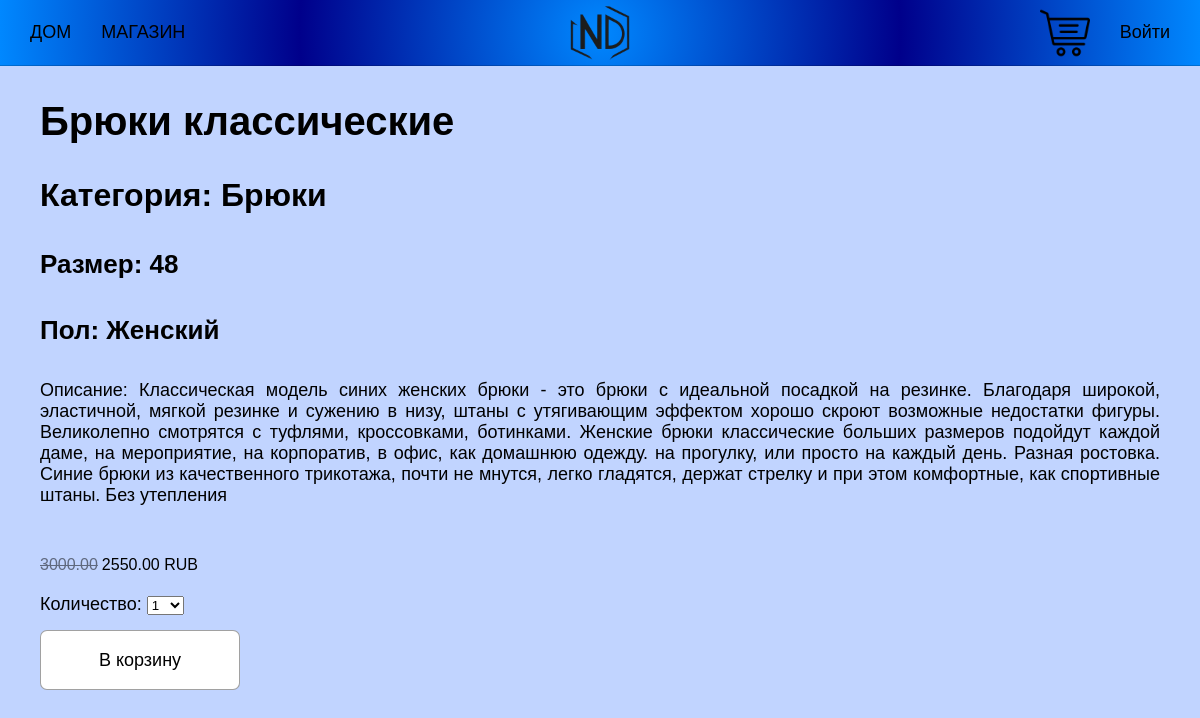
Page /shop/bryuki-klassicheskie/ on the committed database.
### main/models.py (models this page shows, shortened)
class Product(models.Model):
    category = models.ForeignKey(Category, related_name='products',
                                 on_delete=models.PROTECT)
    name = models.CharField(max_length=50)
    slug = models.SlugField(max_length=50)
    image = models.ImageField(upload_to='products/%Y/%m/%d', blank=True)
    description = models.TextField(blank=True)
    gender = models.CharField(max_length=10, choices=GENDER, default='Женский')
    size = models.IntegerField(max_length=10, default=30)
    price = models.DecimalField(max_digits=10, decimal_places=2)
    available = models.BooleanField(default=True)
    created = models.DateTimeField(auto_now_add=True)
    updated = models.DateTimeField(auto_now=True)
    discount = models.DecimalField(default=0.00, max_digits=5,
                                   decimal_places=2)
    class Meta:
        ordering = ['name']
        indexes = [models.Index(fields=['id', 'slug']),
                   models.Index(fields=['name']),
                   models.Index(fields=['-created'])]
    def sell_price(self):
        if self.discount:
            return round(self.price-self.price*self.discount/100, 2)
        return self.price

class Category(models.Model):
    name  = models.CharField(max_length=20, unique=True)
    slug = models.SlugField(max_length=20, unique=True)
    class Meta:
        ordering = ['name']
        indexes = [models.Index(fields=['name'])]
        verbose_name = 'Category'
        verbose_name_plural = 'Categories'
    def __str__(self):
        return self.name

### main/views.py (the view)
# urls.py: path('shop/<slug:slug>/', views.product_details, name='product_detail'),
def product_details(request, slug):
    product = get_object_or_404(Product, slug=slug, available=True)
    cart_product_form = CartAddProductForm
    return render(request, 'main/product/detail.html', {'product':product,
                                                        'cart_product_form': cart_product_form})

### cart/cart.py (called while the page is built)
    def __len__(self):
        return sum(item['quantity'] for item in self.cart.values())

### cart/context_processors.py (called while the page is built)
def cart(request):
    return {'cart': Cart(request)}

### main/templates/main/product/detail.html (shortened to what this page needs)
{% extends 'main/base.html' %}
{% load static %}
{% block content %}
<div class="detail-product">
    <div class="detail-description">
        <h2>{{ product.name }}</h2>
        <h3>Категория: {{ product.category }}</h3>
        <h4>Размер: {{ product.size }}</h4>
        <h4>Пол: {{ product.gender }}</h4>
        <p class="p-description">Описание: {{ product.description }}</p>
        {% if product.discount %}
            <div class="cart_discount">
                <p class="line">{{ product.price }}</p>
                <p>{{ product.sell_price }} RUB</p>
            </div>
        {% else %}
            <p class="price">{{ product.price }} RUB</p>
        {% endif %}
        <form action="{% url 'cart:cart_add' product.id %}" class="qform" method="post">
            <div class="cart-form">
                {{ cart_product_form }}
            </div>
            <input type="submit" class="add-to-cart-btn" value="В корзину">
        </form>
    </div>
</div>
{% endblock content %}

### main/static/css/base.css (style rules this page uses)
:root { --background-image: linear-gradient(180deg, rgba(247, 247, 247, 1) 0%, rgb(194, 194, 194) 100%); --border-black: 1px solid rgba(0, 0, 0, 0.37); --box-shadow: 0 0 20px rgb(0, 255, 255); --text-shadow: 0 0 10px rgb(0, 255, 255); --gradient-logo: radial-gradient(circle,rgba(0, 136, 255, 1) 0%, rgb(0, 0, 139) 50%, rgba(0, 136, 255, 1) 100%); --gradient-c: linear-gradient(180deg,rgba(40, 40, 176, 1) 0%, rgba(0, 136, 255, 1) 50%, rgba(40, 40, 176, 1) 100%); }
h2 { font-size: 40px; }
h3 { font-size: 32px; }
h4 { font-size: 26px; }
body { background-color: rgb(193, 212, 255); margin: 0; padding: 0; font-family:'Lucida Sans', 'Lucida Sans Regular', 'Lucida Grande', 'Lucida Sans Unicode', Geneva, Verdana, sans-serif; font-size: 18px; }
.cart_discount { font-size: 16px; display: flex; gap: 4px; margin: 35px 0 10px 0; max-width: 195px; }
.cart_discount p { padding: 0; margin: 0; }
.line { opacity: 0.5; text-decoration: line-through; }
.detail-product { display: flex; justify-content: flex-start; }
.detail-description { margin: 0 40px; text-align: justify; margin-bottom: 48px; }
.p-description { margin-bottom: 50px; }
.qform { margin-top: 20px; }
.add-to-cart-btn { font-size: 18px; display: flex; background-color: #fff; border-radius: 7px; border: var(--border-black); width: 200px; height: 60px; transition: all 0.2s linear; margin-top: 15px; }

### rows in the picture
Product: name "Брюки классические", category "Брюки", size "48", gender "Женский", description "Классическая модель синих женских брюки - это брюки с идеальной посадкой на резинке. Благодаря широкой, эластичной, мягкой резинке и сужению в низу, штаны с утягивающим эффектом хорошо скроют возможные недостатки фигуры. Великолепно смотрятся с туфлями, кроссовками, ботинками. Женские брюки классические больших размеров подойдут каждой даме, на мероприятие, на корпоратив, в офис, как домашнюю одежду. на прогулку, или просто на каждый день. Разная ростовка. Синие брюки из качественного трикотажа, почти не мнутся, легко гладятся, держат стрелку и при этом комфортные, как спортивные штаны. Без утепления", price "3000.00", sell_price "2550.00"
